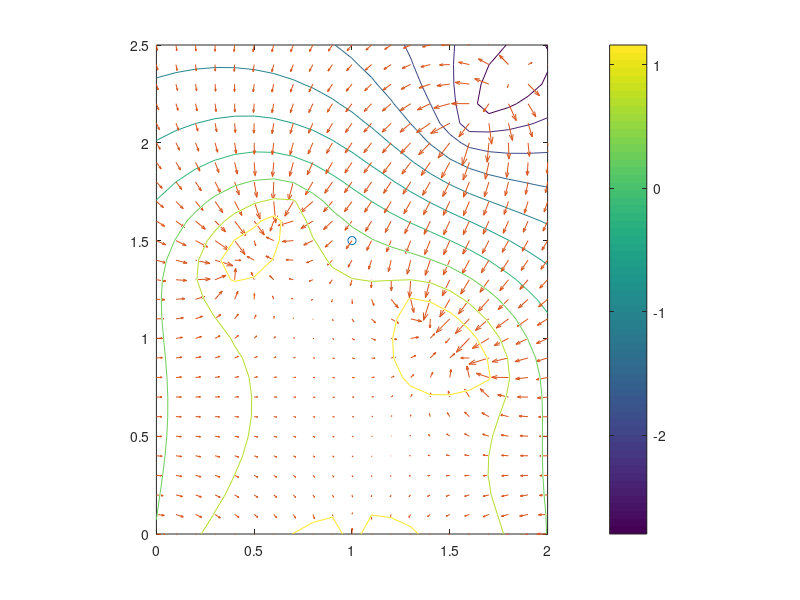

Source code (MATLAB): (Note: this script raises an error after producing the figure.)
r = [1;1.5];

plot(r(1), r(2),'o')
hold on

[px,py]=meshgrid(0:0.1:2,0:0.1:2.5);
[xlim,ylim] = size(px);
V = zeros(xlim, ylim);

for i=1:xlim
    for j=1:ylim
        line = @(x0,m,xi,yi) log(sqrt((px(i,j)-x0-xi).^2 + ((py(i,j)-(m.*x0)-yi).^2)));
        dV2 = @(x0)line(x0, 0.01,1,0);
        dV3 = @(x0)line(x0, 1,1.75,2.25);
        dV4 = @(x0)line(x0, -1,1.5,1);
        dV5 = @(x0)line(x0, 1,0.5,1.5);
        V(i,j) = 2*integral(dV5,0.2,-0.2) + 2*integral(dV4,0.2,-0.2) + -2*integral(dV3,0.2,-0.2) + 0.5*integral(dV2,1,-1);
    end
end

contour3(px,py,V)
[Ex,Ey] = gradient(V);
hold on
axis equal
colorbar
quiver(px,py,Ex,Ey)

% do the descending
xp = round(r(1),2);
yp = round(r(2),2);
[gx, gy] = gradGenerator(xp,yp)
grad = 30.*[-gx;-gy]
% quiver(xp,yp, grad(1),grad(2))

% r = [1.5;2];
% xp = round(r(1),2);
% yp = round(r(2),2);
% [gx, gy] = gradGenerator(xp,yp)
% grad = 30.*[-gx;-gy]
% quiver(xp,yp, grad(1),grad(2))

lambda = .25; % feet
delta = .99; % current delta
tolerance = .63; % gradient norm tolerance
orientation = [0;1]; %initial orientation

angle = acos(dot(orientation, grad)./norm(grad));
orientation = grad./norm(grad);

time = 2*angle/(pi / 2);

norm(grad)
count = 1;

while norm(grad) > tolerance
    if count < 10
        time = (lambda/3.281)/0.1;
        r = r + lambda*grad./norm(grad); % does this work?
        lambda = lambda*delta;
        xp = round(r(1),2);
        yp = round(r(2),2);
        [gx, gy] = gradGenerator(xp,yp);
        grad = 30.*[-gx;-gy];
        norm(grad)
        angle = acos(dot(orientation, grad)./norm(grad));
        orientation = grad./norm(grad);
        time = 2*angle/1.5748;
        plot(r(1), r(2),'o')
        count = count+1;
    else
        break
    end
end
